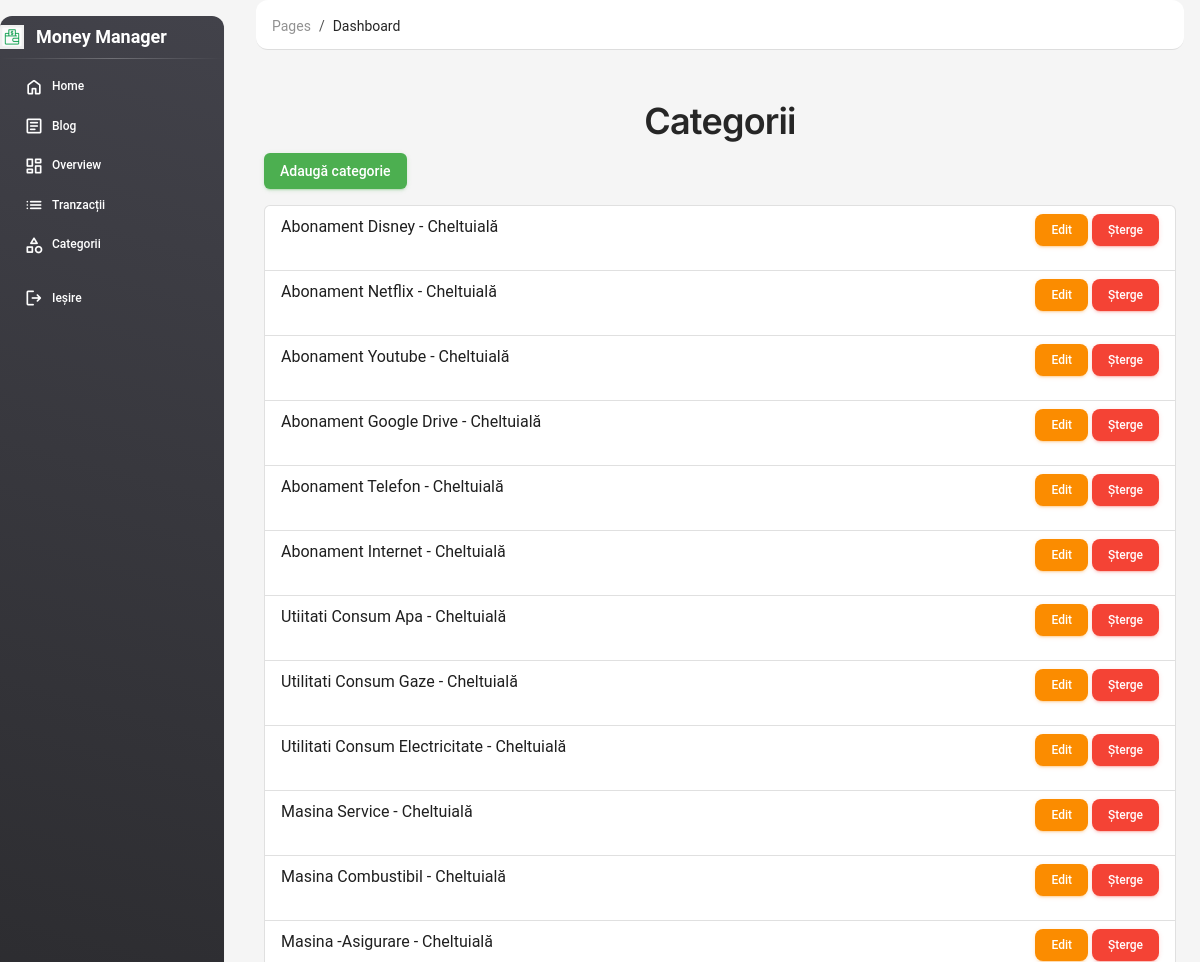
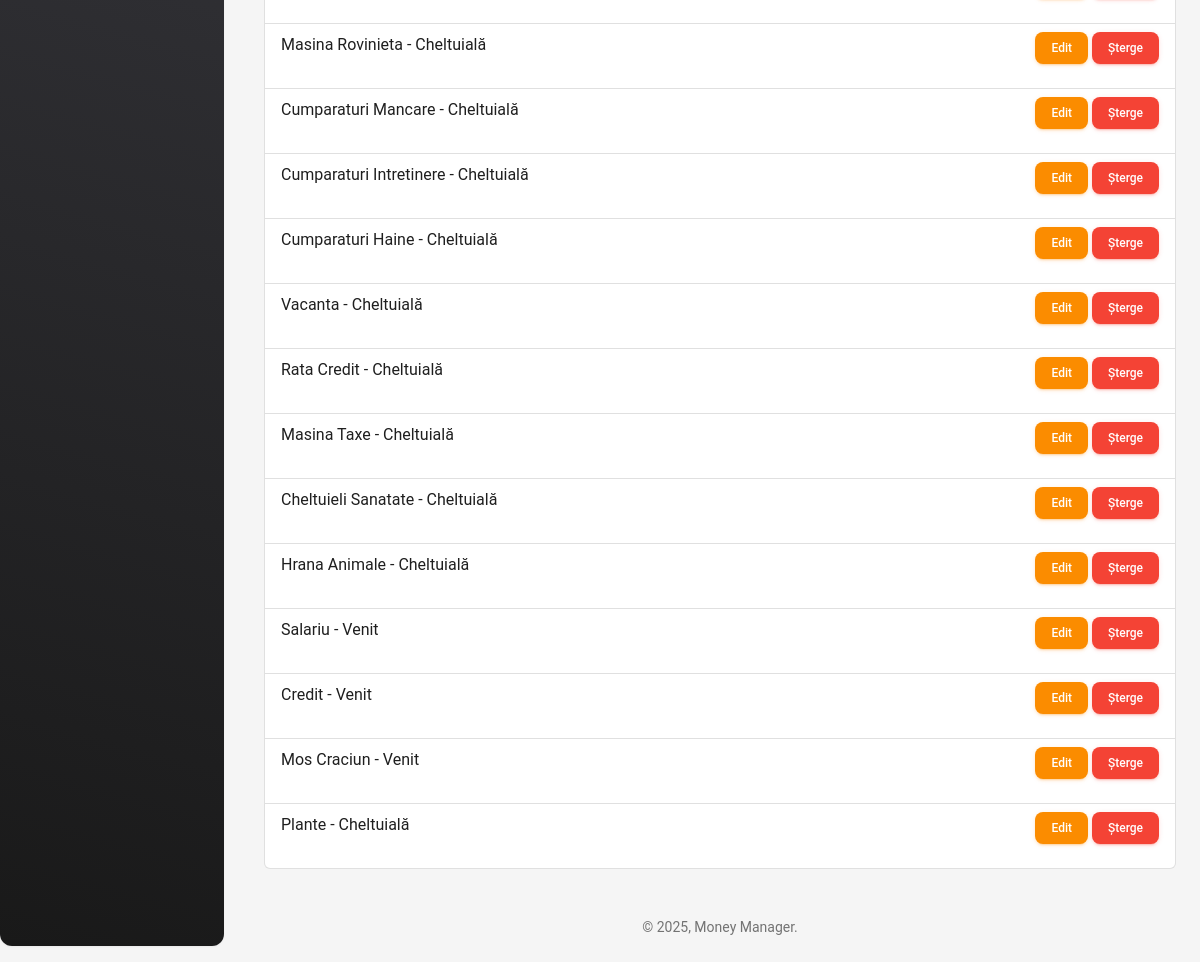
Screenshot of /moneymanager/categories/ (signed in) with the database file from the repository (2 pictures, top to bottom).
### moneymanager/models.py (models this page shows, shortened)
class Category(models.Model):
    name = models.CharField(max_length=100)
    is_income = models.BooleanField(default=False)
    created_at = models.DateTimeField(auto_now_add=True)
    updated_at = models.DateTimeField(auto_now=True)

### moneymanager/views.py (the view)
# urls.py: path('categories/', CategoryListView.as_view(), name='category-list'),
class CategoryListView(LoginRequiredMixin, ListView):
    model = Category
    context_object_name = 'categories'
    template_name = 'moneymanager/category_list.html'

### templates/moneymanager/category_list.html
{% extends "core/base.html" %}
{% block content %}
  <div class="container mt-4">
    <h2 class="text-center">Categorii</h2>
    <a href="{% url 'moneymanager:category-add' %}" class="btn btn-success mb-3">Adaugă categorie</a>
    <ul class="list-group">
      {% for category in object_list %}
        <li class="list-group-item">
          {{ category.name }} - {{ category.is_income|yesno:"Venit,Cheltuială" }}
          <div class="float-end">
            <a href="{% url 'moneymanager:category-edit' category.pk %}" class="btn btn-sm btn-warning">Edit</a>
            <a href="{% url 'moneymanager:category-delete' category.pk %}" class="btn btn-sm btn-danger">Șterge</a>
          </div>
        </li>
      {% empty %}
        <li class="list-group-item">Nicio categorie.</li>
      {% endfor %}
    </ul>
  </div>
{% endblock %}

### templates/core/base.html (shortened to what this page needs)
{% load static %}
{% load tz %}
<!DOCTYPE html>
<html lang="ro">
<head>
  <link rel="stylesheet" href="{% static 'assets/css/nucleo-icons.css' %}">
  <link rel="stylesheet" href="{% static 'assets/css/nucleo-svg.css' %}">
  <link rel="stylesheet" href="{% static 'assets/css/material-dashboard.css' %}">
  <link rel="stylesheet" href="{% static 'css/style.css' %}">
</head>
<body class="g-sidenav-show bg-gray-100">
  {% include 'core/sidebar.html' %}
  <main class="main-content position-relative max-height-vh-100 h-100 border-radius-lg">
    {% include 'core/navbar.html' %}
    <div class="container-fluid py-4">
      {% block content %}{% endblock %}
    </div>
    {% include 'core/footer.html' %}
  </main>
</body>
</html>

### templates/core/sidebar.html (shortened to what this page needs)
{% load static %}
<aside class="sidenav navbar navbar-vertical navbar-expand-xs border-0 border-radius-xl my-3 fixed-start bg-gradient-dark" id="sidenav-main">
  <div class="sidenav-header">
    <a class="navbar-brand m-0 d-flex align-items-center text-white" href="{% url 'core:home' %}">
      <img src="{% static 'assets/img/favicon.ico' %}" alt="Logo" style="height: 24px;" class="me-2">
      <span class="ms-1 fw-bold text-white">Money Manager</span>
    </a>
  </div>
  <hr class="horizontal light mt-0 mb-2">
  <div class="collapse navbar-collapse w-auto" id="sidenav-collapse-main">
    <ul class="navbar-nav">
      <li class="nav-item">
        <a class="nav-link text-white d-flex align-items-center" href="{% url 'core:home' %}">
          <span class="material-symbols-rounded text-white">home</span>
          <span class="nav-link-text ms-2 text-white">Home</span>
        </a>
      </li>
      <li class="nav-item">
        <a class="nav-link text-white d-flex align-items-center" href="{% url 'blog:post-list' %}">
          <span class="material-symbols-rounded text-white">article</span>
          <span class="nav-link-text ms-2 text-white">Blog</span>
        </a>
      </li>
      {% if user.is_authenticated %}
        <li class="nav-item">
          <a class="nav-link text-white d-flex align-items-center" href="{% url 'moneymanager:overview' %}">
            <span class="material-symbols-rounded text-white">dashboard</span>
            <span class="nav-link-text ms-2 text-white">Overview</span>
          </a>
        </li>
        <li class="nav-item">
          <a class="nav-link text-white d-flex align-items-center" href="{% url 'moneymanager:transaction-list' %}">
            <span class="material-symbols-rounded text-white">list</span>
            <span class="nav-link-text ms-2 text-white">Tranzacții</span>
          </a>
        </li>
        <li class="nav-item">
          <a class="nav-link text-white d-flex align-items-center" href="{% url 'moneymanager:category-list' %}">
            <span class="material-symbols-rounded text-white">category</span>
            <span class="nav-link-text ms-2 text-white">Categorii</span>
          </a>
        </li>
        <li class="nav-item mt-3">
          <a class="nav-link text-white d-flex align-items-center" href="{% url 'logout' %}">
            <span class="material-symbols-rounded text-white">logout</span>
            <span class="nav-link-text ms-2 text-white">Ieșire</span>
          </a>
        </li>
      {% endif %}
    </ul>
  </div>
</aside>

### templates/core/navbar.html
{% load static %}
<nav class="navbar navbar-main navbar-expand-lg px-0 mx-3 shadow-none border-radius-xl" id="navbarBlur" data-scroll="true">
  <div class="container-fluid py-1 px-3">
    <nav aria-label="breadcrumb">
      <ol class="breadcrumb bg-transparent mb-0 pb-0 pt-1 px-0 me-sm-6 me-5">
        <li class="breadcrumb-item text-sm"><a class="opacity-5 text-dark" href="#">Pages</a></li>
        <li class="breadcrumb-item text-sm text-dark active" aria-current="page">Dashboard</li>
      </ol>
    </nav>
  </div>
</nav>

### templates/core/footer.html
{% load static %}
<footer class="footer py-4">
  <div class="container-fluid">
    <div class="row align-items-center justify-content-lg-between">
      <div class="col-lg-12 text-center">
        <div class="text-muted text-sm">
          © {% now "Y" %}, Money Manager.
        </div>
      </div>
    </div>
  </div>
</footer>

### static/css/style.css (style rules this page uses)
body { background-color: #00b4f5; background-image: url("https://www.transparenttextures.com/patterns/beige-paper.png"); font-family: 'Roboto', sans-serif; color: #1f1f1f; margin: 0; }
.navbar { background-color: #ffffff !important; border-bottom: 1px solid #ddd; box-shadow: 0 2px 4px rgba(0, 0, 0, 0.05); }
.navbar .nav-link { color: #1f1f1f !important; font-weight: 500; margin-right: 15px; transition: color 0.3s; }
a { color: #00b4f5; text-decoration: none; }

### rows the page displays
Category: name "Abonament Disney", is_income "Cheltuială"
Category: name "Abonament Netflix", is_income "Cheltuială"
Category: name "Abonament Youtube", is_income "Cheltuială"
Category: name "Abonament Google Drive", is_income "Cheltuială"
Category: name "Abonament Telefon", is_income "Cheltuială"
Category: name "Abonament Internet", is_income "Cheltuială"
Category: name "Utiitati Consum Apa", is_income "Cheltuială"
Category: name "Utilitati Consum Gaze", is_income "Cheltuială"
Category: name "Utilitati Consum Electricitate", is_income "Cheltuială"
Category: name "Masina Service", is_income "Cheltuială"
Category: name "Masina Combustibil", is_income "Cheltuială"
Category: name "Masina -Asigurare", is_income "Cheltuială"
Category: name "Masina Rovinieta", is_income "Cheltuială"
Category: name "Cumparaturi Mancare", is_income "Cheltuială"
Category: name "Cumparaturi Intretinere", is_income "Cheltuială"
Category: name "Cumparaturi Haine", is_income "Cheltuială"
Category: name "Vacanta", is_income "Cheltuială"
Category: name "Rata Credit", is_income "Cheltuială"
Category: name "Masina Taxe", is_income "Cheltuială"
Category: name "Cheltuieli Sanatate", is_income "Cheltuială"
Category: name "Hrana Animale", is_income "Cheltuială"
Category: name "Salariu", is_income "Venit"
Category: name "Credit", is_income "Venit"
Category: name "Mos Craciun", is_income "Venit"
Category: name "Plante", is_income "Cheltuială"
